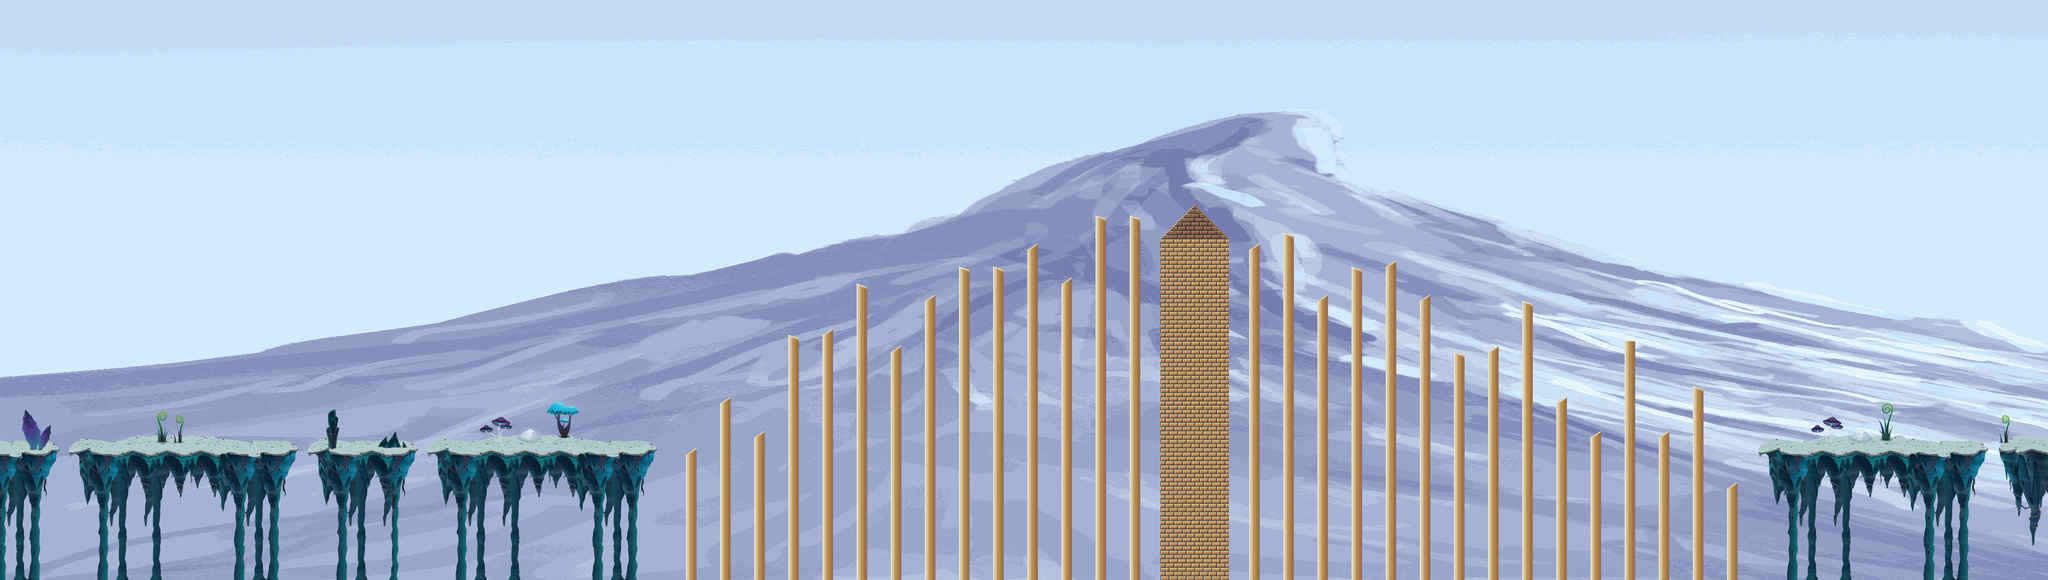

This game map was drawn from its Tiled (.tmx) file and the tilesets committed beside it. A one-line description and the trimmed map source follow:
An orthogonal 120x34 tile map with 32x32 px tiles, 3 tile layers (background, foreground, Object), 5 tilesets, 1 image layer and 24 objects (10x SpikeEntity, 9x CoinEntity, 2x Ground, game.LevelEntity, mainPlayer, ...).

<map version="1.0" orientation="orthogonal" renderorder="left-up" width="120" height="34" tilewidth="32" tileheight="32" nextobjectid="335">
 <tileset firstgid="1" name="castle1" tilewidth="32" tileheight="32">
  <image source="../img/map/castle1.png" width="512" height="1344" />
 </tileset>
 <tileset firstgid="673" name="castle2" tilewidth="32" tileheight="32">
  <image source="../img/map/castle2.png" width="512" height="672" />
 </tileset>
 <tileset firstgid="1009" name="castle3" tilewidth="32" tileheight="32">
  <image source="../img/map/castle3.png" width="512" height="384" />
 </tileset>
 <tileset firstgid="1201" name="glitch" tilewidth="32" tileheight="32">
  <image source="../img/map/glitch.png" width="1024" height="672" />
 </tileset>
 <tileset firstgid="1873" name="jungle_terrain" tilewidth="32" tileheight="32">
  <image source="../img/map/jungle_terrain.png" width="896" height="480" />
 </tileset>
 <imagelayer name="Parallax_layer1">
  <image source="../img/background/snow.png" />
 </imagelayer>
 <layer name="background" width="120" height="34">
  <data>[4080 cells, 21 non-empty, 21 distinct tile ids]</data>
 </layer>
 <layer name="foreground" width="120" height="34">
  <data>[4080 cells, 524 non-empty, 124 distinct tile ids]</data>
 </layer>
 <layer name="Object" width="120" height="34">
  <data>[4080 cells, 486 non-empty, 35 distinct tile ids]</data>
 </layer>
 <objectgroup name="Object">
  <properties>
   <property name="duration" value="300" />
   <property name="fade" value="#300000" />
  </properties>
  <object id="5" name="game.LevelEntity" x="3804" y="-2761" width="35" height="10000">
   <properties>
    <property name="duration" value="300" />
    <property name="fade" value="#009900" />
    <property name="to" value="8" />
   </properties>
  </object>
  <object id="192" name="mainPlayer" x="0" y="759" width="32" height="64">
   <properties>
    <property name="image" value="gripe_run_right" />
    <property name="spritewidth" value="64" />
   </properties>
  </object>
  <object id="315" name="CoinEntity" x="2224" y="256.667" width="32" height="32">
   <properties>
    <property name="image" value="spinning_coin_gold" />
    <property name="spritewidth" value="32" />
   </properties>
  </object>
  <object id="316" name="CoinEntity" x="2194.67" y="204.667" width="32" height="32">
   <properties>
    <property name="image" value="spinning_coin_gold" />
    <property name="spritewidth" value="32" />
   </properties>
  </object>
  <object id="317" name="CoinEntity" x="2280" y="152.667" width="32" height="32">
   <properties>
    <property name="image" value="spinning_coin_gold" />
    <property name="spritewidth" value="32" />
   </properties>
  </object>
  <object id="318" name="CoinEntity" x="2254.67" y="204.667" width="32" height="32">
   <properties>
    <property name="image" value="spinning_coin_gold" />
    <property name="spritewidth" value="32" />
   </properties>
  </object>
  <object id="319" name="CoinEntity" x="2226" y="154" width="32" height="32">
   <properties>
    <property name="image" value="spinning_coin_gold" />
    <property name="spritewidth" value="32" />
   </properties>
  </object>
  <object id="320" name="CoinEntity" x="2166" y="154" width="32" height="32">
   <properties>
    <property name="image" value="spinning_coin_gold" />
    <property name="spritewidth" value="32" />
   </properties>
  </object>
  <object id="321" name="CoinEntity" x="2259.33" y="104.667" width="32" height="32">
   <properties>
    <property name="image" value="spinning_coin_gold" />
    <property name="spritewidth" value="32" />
   </properties>
  </object>
  <object id="322" name="CoinEntity" x="2199.33" y="104.667" width="32" height="32">
   <properties>
    <property name="image" value="spinning_coin_gold" />
    <property name="spritewidth" value="32" />
   </properties>
  </object>
  <object id="323" name="CoinEntity" x="2232" y="55.3333" width="32" height="32">
   <properties>
    <property name="image" value="spinning_coin_gold" />
    <property name="spritewidth" value="32" />
   </properties>
  </object>
  <object id="324" name="SpikeEntity" x="-5" y="1033.5" width="3839" height="53" />
  <object id="325" name="SpikeEntity" x="2238.64" y="385.895" width="660.378" height="53" rotation="-344.08" />
  <object id="326" name="SpikeEntity" x="2872.06" y="568.919" width="214.538" height="53" rotation="-338.699" />
  <object id="327" name="SpikeEntity" x="3067.79" y="646.706" width="160.593" height="53" rotation="-324.031" />
  <object id="328" name="SpikeEntity" x="3198.46" y="742.648" width="166.143" height="53" rotation="-303.814" />
  <object id="329" name="SpikeEntity" x="2045.01" y="415.755" width="192.925" height="53" rotation="-8.58661" />
  <object id="330" name="SpikeEntity" x="1792.68" y="504.781" width="273.839" height="53" rotation="-19.2565" />
  <object id="331" name="SpikeEntity" x="1604.04" y="526.247" width="195.818" height="53" rotation="-5.14208" />
  <object id="332" name="SpikeEntity" x="1472.99" y="626.759" width="164" height="53" rotation="-36.1927" />
  <object id="333" name="SpikeEntity" x="1240.44" y="904.343" width="363.123" height="53" rotation="-49.3082" />
 </objectgroup>
 <objectgroup name="EnemyEntities">
  <object id="334" name="EnemyEntity" x="3296" y="550" width="392" height="300">
   <properties>
    <property name="attack" value="24" />
    <property name="image" value="big_terry_sprite" />
    <property name="jump" value="0" />
    <property name="speed" value="0" />
    <property name="spriteheight" value="745" />
    <property name="spritewidth" value="481" />
   </properties>
  </object>
 </objectgroup>
 <objectgroup name="collision">
  <object id="313" name="Ground" x="3297.33" y="833.167" width="542.5" height="35" />
  <object id="314" name="Ground" x="-2.49967" y="833.167" width="1231.83" height="35" />
 </objectgroup>
</map>
